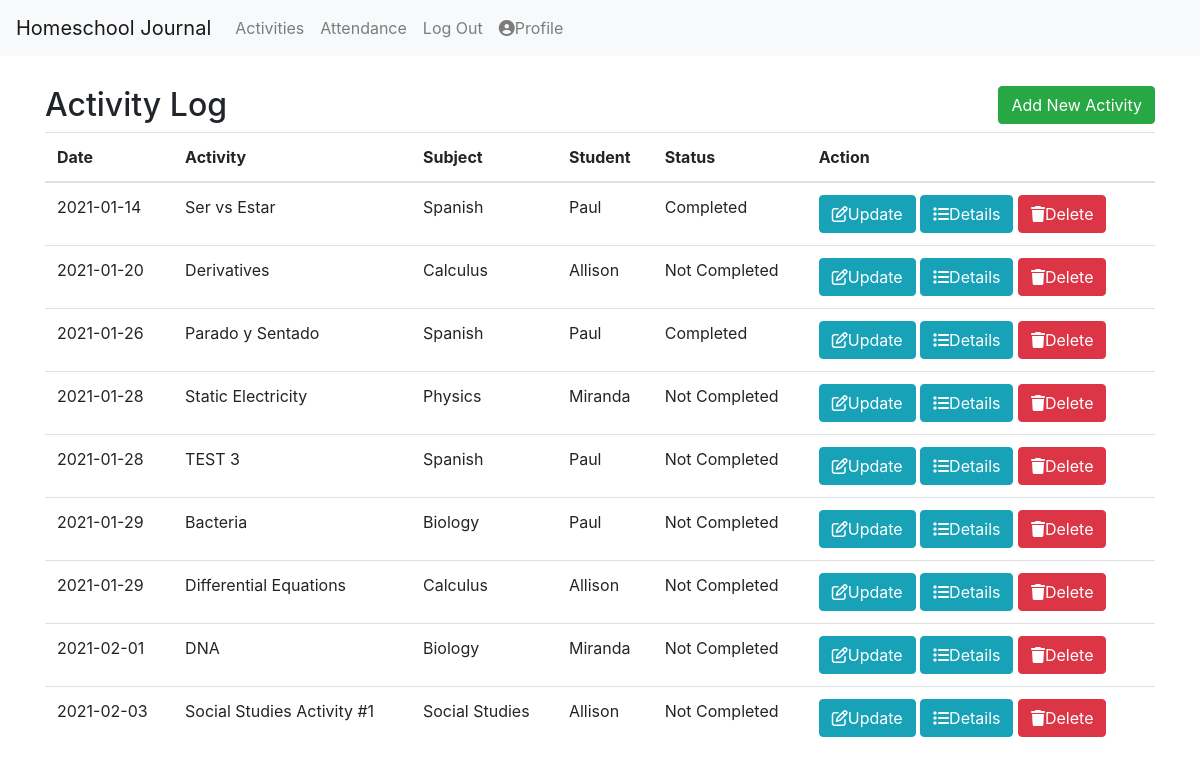
/log (signed in), run on an earlier commit of the app's database.
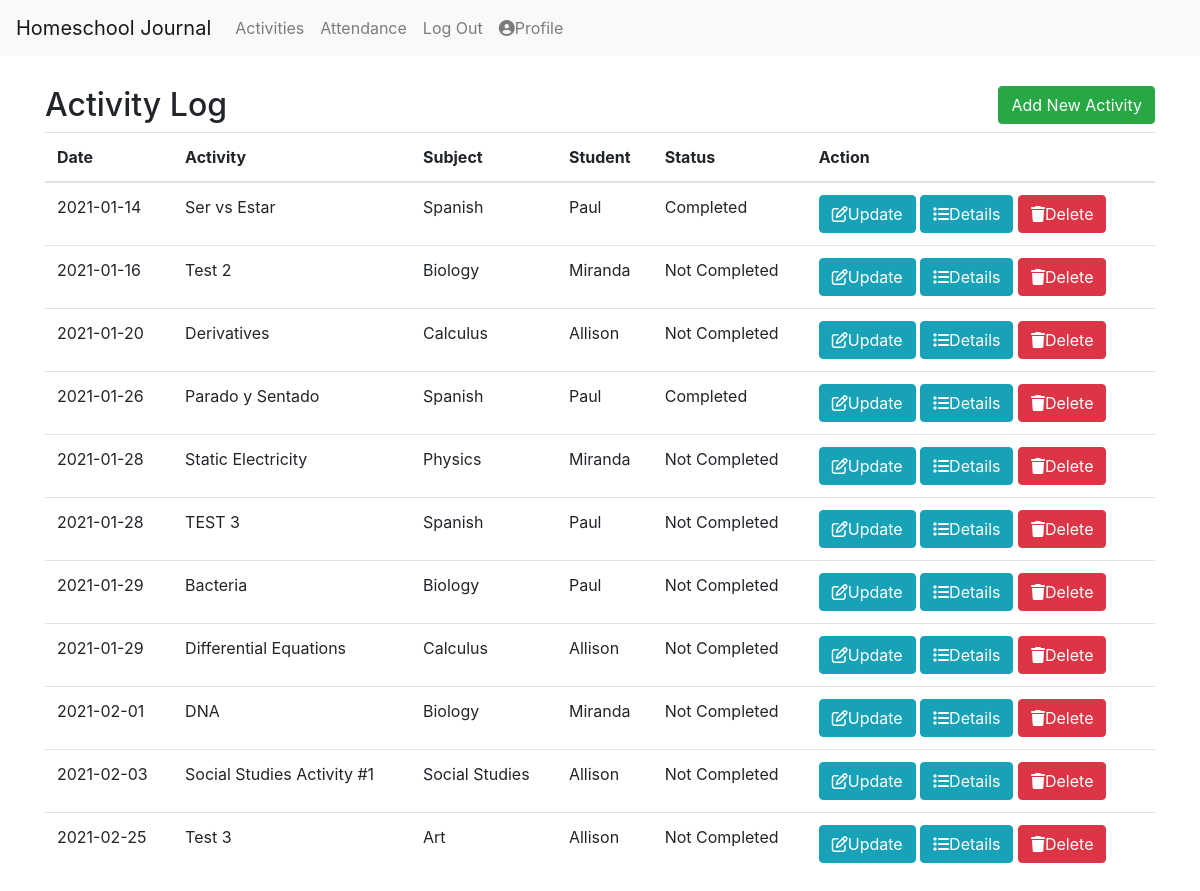
And on a later commit of the database.
### app/models.py (models this page shows, shortened)
class Activity(db.Model):
    id = db.Column(db.Integer, primary_key=True)
    title = db.Column(db.String(150), index=True, nullable=False)
    user_id = db.Column(db.Integer, db.ForeignKey('user.id'), index=True)
    subject_id = db.Column(db.Integer, db.ForeignKey('subject.id'), index=True, nullable=False)
    student_id = db.Column(db.Integer, db.ForeignKey('student.id'), index=True, nullable=False)
    description = db.Column(db.Text, index=True)
    resources = db.Column(db.Text, index=True)
    activity_date = db.Column(db.String(64), index=True, nullable=False)
    notes = db.Column(db.Text, index=True)
    status = db.Column(db.String(64), index=True, nullable=False)

class Subject(db.Model):
    id = db.Column(db.Integer, primary_key=True)
    user_id = db.Column(db.Integer, db.ForeignKey('user.id'), index=True)
    subject_name = db.Column(db.String(64), index=True)
    activities = db.relationship('Activity', backref='subject', lazy='dynamic')
    def __str__(self):
        return self.subject_name

class Student(db.Model):
    id = db.Column(db.Integer, primary_key=True)
    student_name = db.Column(db.String(64), index=True)
    user_id = db.Column(db.Integer, db.ForeignKey('user.id'))
    attendance = db.relationship('Attendance', backref='student', lazy='dynamic')
    activities = db.relationship('Activity', backref='student', lazy='dynamic')
    def __str__(self):
        return self.student_name

### app/routes.py (the view)
@app.route('/log', methods = ('GET', 'POST'))
@login_required
def log():
    activities = current_user.activities.order_by(Activity.activity_date).all()
    return render_template('log.html', activities=activities)

### app/models.py (called while the page is built)
@login.user_loader
def load_user(id):
    return User.query.get(int(id))

### app/templates/log.html (shortened to what this page needs)
{% extends 'base.html' %}
{% block content %}
    <div class="activity-log-header">
        <h2>Activity Log <a href="{{ url_for('add') }}" id="add-btn" class="btn btn-success float-right">Add New Activity</a></h2>
    </div>
    <table class="table table-hover">
        <thead>
            <tr>
                <th>Date</th>
                <th>Activity</th>
                <th>Subject</th>
                <th>Student</th>
                <th>Status</th>
                <th>Action</th>
            </tr>
        </thead>
        <tbody>
            {% for activity in activities %}
            <tr>
                <td>{{ activity.activity_date }}</td>
                <td>{{ activity.title }}</td>
                <td>{{ activity.subject }}</td>
                <td>{{ activity.student }}</td>
                <td>{{ activity.status }}</td>
                <td>
                    <a href="{{ url_for('update', title=activity.title) }}" class="btn btn-info btn-xs"><i class="far fa-edit"></i>Update</a>
                    <a href="{{ url_for('details', title=activity.title) }}" class="btn btn-info btn-xs"><i class="fas fa-list"></i></i>Details</a>
                    <a href="{{ url_for('delete', id=activity.id) }}" class="btn btn-danger btn-xs" onclick="return confirm('Are you sure you want to delete?')"><i class="fas fa-trash"></i>Delete</a>
                </td>
            </tr>
            {% endfor %}
        </tbody>
    </table>
{% endblock %}

### app/templates/base.html (shortened to what this page needs)
<!DOCTYPE html>
<html lang="en">
    <head>
        <link rel="stylesheet" href="https://stackpath.bootstrapcdn.com/bootstrap/4.3.1/css/bootstrap.min.css">
        <link rel="stylesheet" href="{{ url_for('static', filename='style.css') }}">
    </head>
    <body>
      <nav class="navbar navbar-expand-lg navbar-light bg-light">
        <a class="navbar-brand" href="{{ url_for('index') }}">Homeschool Journal</a>
        <div class="collapse navbar-collapse" id="navbarNav">
          <ul class="navbar-nav">
            <li class="nav-item">
              <a class="nav-link" href="{{ url_for('log') }}">Activities</a>
            </li>
            <li class="nav-item">
              <a class="nav-link" href="{{ url_for ('attend') }}">Attendance</a>
            </li>
            <li class="nav-item">
              {% if current_user.is_anonymous %}
              <a class="nav-link" href="{{ url_for ('login') }}">Log In</a>
              {% else %}
              <a class="nav-link" href="{{ url_for ('logout') }}">Log Out</a>
              {% endif %}
            </li>
            <li class="nav-item">
              <a class="nav-link" href="{{ url_for ('profile') }}"><i class="fas fa-user-circle"></i>Profile</a>
            </li>
          </ul>
        </div>
      </nav>
      <div class ="container">
          {% block content %} {% endblock %}
      </div>
    </body>
</html>

### app/static/style.css (style rules this page uses)
body { background-color: #fff; }
.activity-log-header { padding-top: 30px; }

What changed in the data, as far as the page shows it:
added Activity: activity_date "2021-01-16", title "Test 2", subject "Biology", student "Miranda", status "Not Completed"
added Activity: activity_date "2021-02-25", title "Test 3", subject "Art", student "Allison", status "Not Completed"
